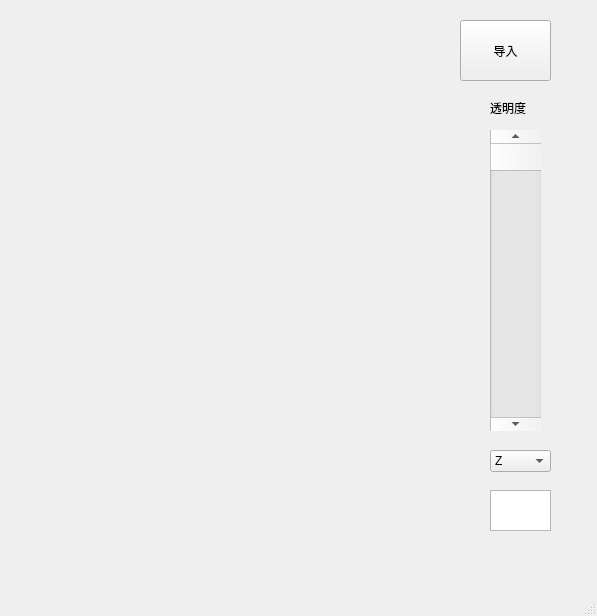
<?xml version="1.0" encoding="UTF-8"?>
<ui version="4.0">
 <class>MainWindow</class>
 <widget class="QMainWindow" name="MainWindow">
  <property name="geometry">
   <rect>
    <x>0</x>
    <y>0</y>
    <width>597</width>
    <height>616</height>
   </rect>
  </property>
  <property name="windowTitle">
   <string>MainWindow</string>
  </property>
  <widget class="QWidget" name="centralwidget">
   <widget class="QTextBrowser" name="textBrowser">
    <property name="geometry">
     <rect>
      <x>490</x>
      <y>490</y>
      <width>61</width>
      <height>41</height>
     </rect>
    </property>
    <property name="html">
     <string>&lt;!DOCTYPE HTML PUBLIC &quot;-//W3C//DTD HTML 4.0//EN&quot; &quot;http://www.w3.org/TR/REC-html40/strict.dtd&quot;&gt;
&lt;html&gt;&lt;head&gt;&lt;meta name=&quot;qrichtext&quot; content=&quot;1&quot; /&gt;&lt;style type=&quot;text/css&quot;&gt;
p, li { white-space: pre-wrap; }
&lt;/style&gt;&lt;/head&gt;&lt;body style=&quot; font-family:'SimSun'; font-size:9pt; font-weight:400; font-style:normal;&quot;&gt;
&lt;p style=&quot;-qt-paragraph-type:empty; margin-top:0px; margin-bottom:0px; margin-left:0px; margin-right:0px; -qt-block-indent:0; text-indent:0px;&quot;&gt;&lt;br /&gt;&lt;/p&gt;&lt;/body&gt;&lt;/html&gt;</string>
    </property>
   </widget>
   <widget class="QComboBox" name="comboBox">
    <property name="geometry">
     <rect>
      <x>490</x>
      <y>450</y>
      <width>61</width>
      <height>22</height>
     </rect>
    </property>
    <item>
     <property name="text">
      <string>Z</string>
     </property>
    </item>
    <item>
     <property name="text">
      <string>X</string>
     </property>
    </item>
    <item>
     <property name="text">
      <string>Y</string>
     </property>
    </item>
   </widget>
   <widget class="QScrollBar" name="verticalScrollBar">
    <property name="geometry">
     <rect>
      <x>490</x>
      <y>130</y>
      <width>51</width>
      <height>301</height>
     </rect>
    </property>
    <property name="maximum">
     <number>100</number>
    </property>
    <property name="orientation">
     <enum>Qt::Vertical</enum>
    </property>
   </widget>
   <widget class="QLabel" name="label">
    <property name="geometry">
     <rect>
      <x>490</x>
      <y>100</y>
      <width>72</width>
      <height>15</height>
     </rect>
    </property>
    <property name="text">
     <string>透明度</string>
    </property>
   </widget>
   <widget class="QWidget" name="verticalLayoutWidget">
    <property name="geometry">
     <rect>
      <x>30</x>
      <y>20</y>
      <width>381</width>
      <height>511</height>
     </rect>
    </property>
    <layout class="QVBoxLayout" name="verticalLayout"/>
   </widget>
   <widget class="QPushButton" name="pushButton">
    <property name="geometry">
     <rect>
      <x>460</x>
      <y>20</y>
      <width>91</width>
      <height>61</height>
     </rect>
    </property>
    <property name="text">
     <string>导入</string>
    </property>
   </widget>
  </widget>
  <widget class="QMenuBar" name="menubar">
   <property name="geometry">
    <rect>
     <x>0</x>
     <y>0</y>
     <width>597</width>
     <height>26</height>
    </rect>
   </property>
  </widget>
  <widget class="QStatusBar" name="statusbar"/>
 </widget>
 <resources/>
 <connections/>
</ui>
